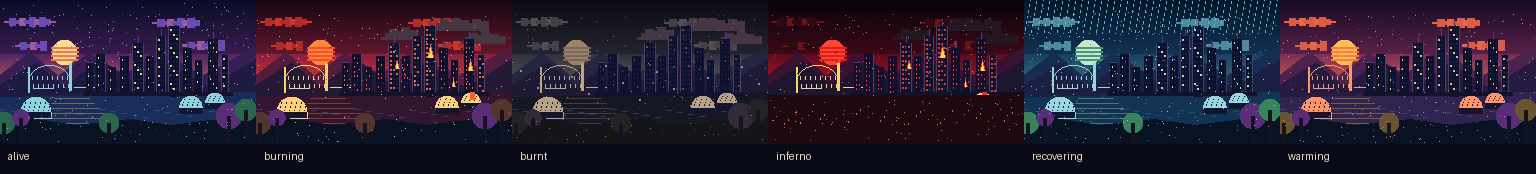
#> input picture assets_source/contact_sheet.png, 1536 x 174 px
$ python -i palette_reduce.py   (imports and definitions only)
#> lines starting #> are read from the running program, lines starting #| are printed output that depends on the picture
from __future__ import annotations

from PIL import Image


def reduce_palette(image: Image.Image, *, colors: int = 48, method: str = "mediancut", dither: bool = False) -> Image.Image:
    if image.mode == "RGBA":
        alpha = image.getchannel("A")
        rgb = image.convert("RGB")
    else:
        alpha = None
        rgb = image.convert("RGB")

    method_map = {
        "mediancut": Image.Quantize.MEDIANCUT,
        "fastoctree": Image.Quantize.FASTOCTREE,
    }
    quantized = rgb.quantize(
        colors=colors,
        method=method_map.get(method, Image.Quantize.MEDIANCUT),
        dither=Image.Dither.FLOYDSTEINBERG if dither else Image.Dither.NONE,
    ).convert("RGB")
    if alpha:
        quantized.putalpha(alpha)
    return quantized

>>> from PIL import Image
>>> picture = Image.open('../../assets_source/contact_sheet.png')
#> picture is the input picture: PIL image 1536x174 RGB; mean R, G, B 39.3, 30.4, 49.5
>>> result = reduce_palette(picture)
#> in reduce_palette, `quantized = rgb.quantize( colors=colors, method=method_map.get(method,..`:
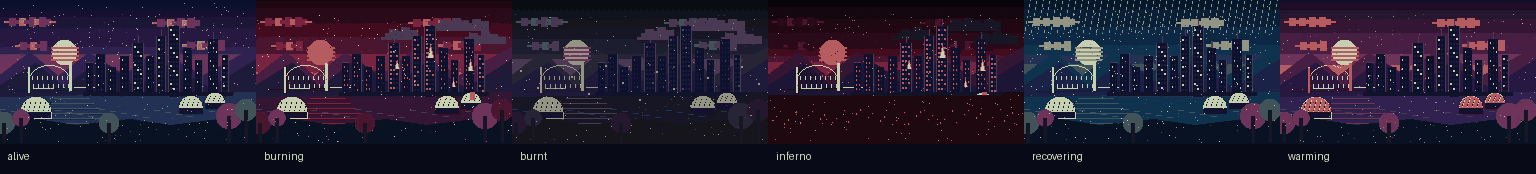
#> quantized: PIL image 1536x174 RGB; mean R, G, B 37.9, 29.9, 49.6
